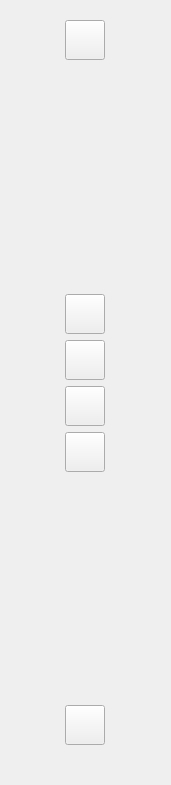
<?xml version="1.0" encoding="UTF-8"?>
<ui version="4.0">
 <class>Frame</class>
 <widget class="QFrame" name="Frame">
  <property name="geometry">
   <rect>
    <x>0</x>
    <y>0</y>
    <width>171</width>
    <height>785</height>
   </rect>
  </property>
  <property name="windowTitle">
   <string>Frame</string>
  </property>
  <layout class="QVBoxLayout" name="verticalLayout">
   <property name="topMargin">
    <number>20</number>
   </property>
   <property name="bottomMargin">
    <number>40</number>
   </property>
   <item alignment="Qt::AlignHCenter">
    <widget class="QPushButton" name="pushButton">
     <property name="minimumSize">
      <size>
       <width>40</width>
       <height>40</height>
      </size>
     </property>
     <property name="maximumSize">
      <size>
       <width>40</width>
       <height>40</height>
      </size>
     </property>
     <property name="sizeIncrement">
      <size>
       <width>0</width>
       <height>0</height>
      </size>
     </property>
     <property name="text">
      <string/>
     </property>
    </widget>
   </item>
   <item>
    <spacer name="verticalSpacer_2">
     <property name="orientation">
      <enum>Qt::Vertical</enum>
     </property>
     <property name="sizeHint" stdset="0">
      <size>
       <width>20</width>
       <height>219</height>
      </size>
     </property>
    </spacer>
   </item>
   <item alignment="Qt::AlignHCenter">
    <widget class="QPushButton" name="pushButton_2">
     <property name="minimumSize">
      <size>
       <width>40</width>
       <height>40</height>
      </size>
     </property>
     <property name="maximumSize">
      <size>
       <width>40</width>
       <height>40</height>
      </size>
     </property>
     <property name="sizeIncrement">
      <size>
       <width>0</width>
       <height>0</height>
      </size>
     </property>
     <property name="text">
      <string/>
     </property>
    </widget>
   </item>
   <item alignment="Qt::AlignHCenter">
    <widget class="QPushButton" name="pushButton_3">
     <property name="minimumSize">
      <size>
       <width>40</width>
       <height>40</height>
      </size>
     </property>
     <property name="maximumSize">
      <size>
       <width>40</width>
       <height>40</height>
      </size>
     </property>
     <property name="sizeIncrement">
      <size>
       <width>0</width>
       <height>0</height>
      </size>
     </property>
     <property name="text">
      <string/>
     </property>
    </widget>
   </item>
   <item alignment="Qt::AlignHCenter">
    <widget class="QPushButton" name="pushButton_4">
     <property name="minimumSize">
      <size>
       <width>40</width>
       <height>40</height>
      </size>
     </property>
     <property name="maximumSize">
      <size>
       <width>40</width>
       <height>40</height>
      </size>
     </property>
     <property name="sizeIncrement">
      <size>
       <width>0</width>
       <height>0</height>
      </size>
     </property>
     <property name="text">
      <string/>
     </property>
    </widget>
   </item>
   <item alignment="Qt::AlignHCenter">
    <widget class="QPushButton" name="pushButton_5">
     <property name="minimumSize">
      <size>
       <width>40</width>
       <height>40</height>
      </size>
     </property>
     <property name="maximumSize">
      <size>
       <width>40</width>
       <height>40</height>
      </size>
     </property>
     <property name="sizeIncrement">
      <size>
       <width>0</width>
       <height>0</height>
      </size>
     </property>
     <property name="text">
      <string/>
     </property>
    </widget>
   </item>
   <item>
    <spacer name="verticalSpacer">
     <property name="orientation">
      <enum>Qt::Vertical</enum>
     </property>
     <property name="sizeHint" stdset="0">
      <size>
       <width>20</width>
       <height>218</height>
      </size>
     </property>
    </spacer>
   </item>
   <item alignment="Qt::AlignHCenter">
    <widget class="QPushButton" name="pushButton_6">
     <property name="minimumSize">
      <size>
       <width>40</width>
       <height>40</height>
      </size>
     </property>
     <property name="maximumSize">
      <size>
       <width>40</width>
       <height>40</height>
      </size>
     </property>
     <property name="sizeIncrement">
      <size>
       <width>0</width>
       <height>0</height>
      </size>
     </property>
     <property name="text">
      <string/>
     </property>
    </widget>
   </item>
  </layout>
 </widget>
 <resources/>
 <connections/>
</ui>
